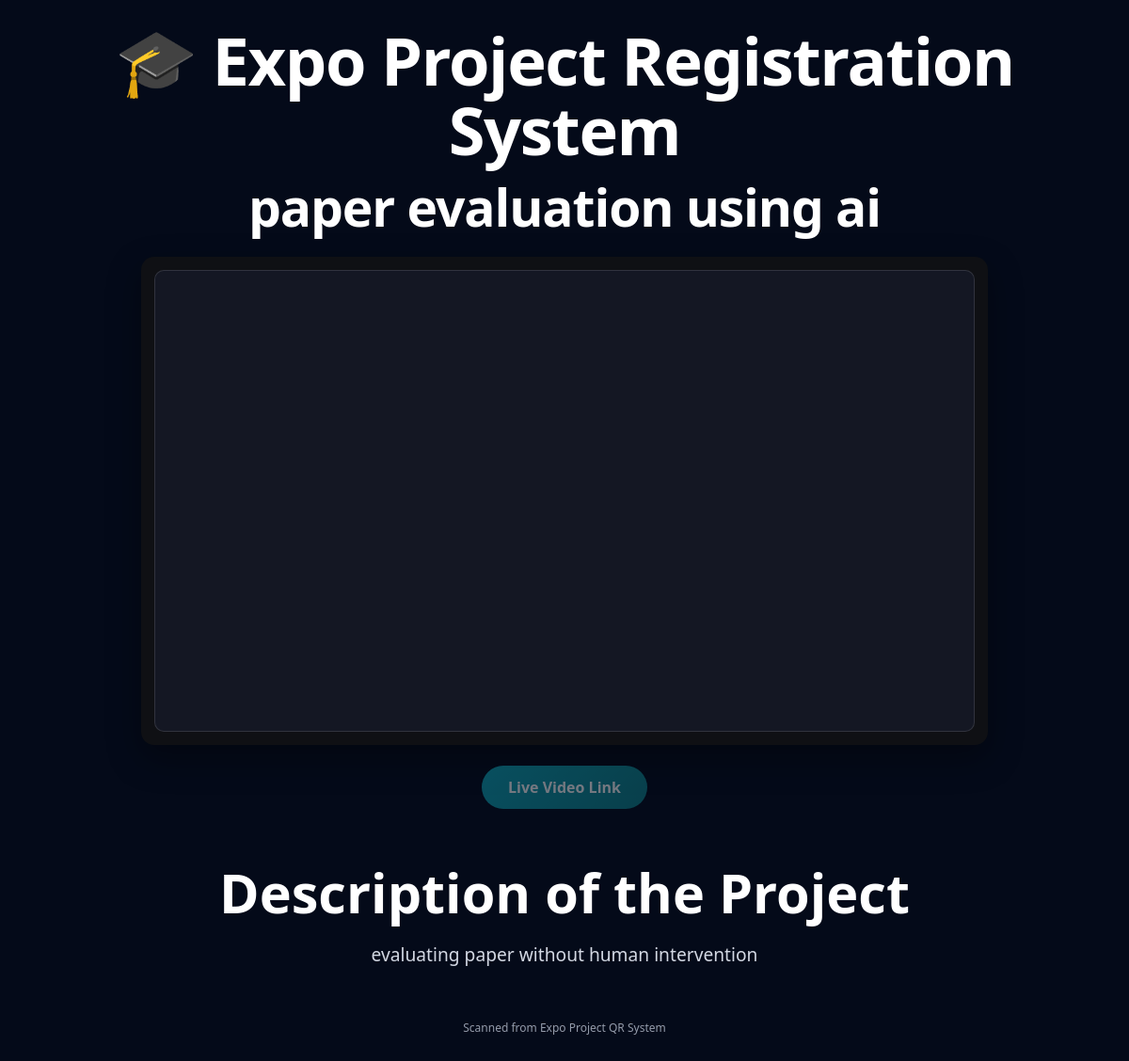
The page /?id=50 on the database its author committed.
### tables this page shows
CREATE TABLE projects (
            id INTEGER PRIMARY KEY AUTOINCREMENT,
            name TEXT,
            roll TEXT,
            project_title TEXT,
            project_description TEXT,
            website_link TEXT,
            qr_path TEXT
        , video_link TEXT, created_at TEXT, expires_at TEXT);

### web_app.py (the view, shortened to what this page needs)
@app.route("/")
def index():
    project_id = request.args.get("id")
    if project_id:
        project_data = get_project_by_id(project_id)
        if project_data:
            expires_at = project_data[8]
            if is_qr_expired(expires_at):
                return render_template("qr_expired.html", project_title=project_data[3], expires_at=expires_at)
            website = project_data[5]
            description = project_data[4]
            video_link = project_data[6]
            video = get_video_context(video_link)
            return render_template(
                "project_detail.html",
                project_title=project_data[3],
                live_video_link=(video_link or "").strip(),
                description=description,
                video_mode=video["video_mode"],
                video_src=video["video_src"],
            )
        else:
            return render_template("project_not_found.html")

### web_app.py (called while the page is built, shortened)
def get_project_by_id(project_id):
    try:
        conn = sqlite3.connect(DATABASE)
        cursor = conn.cursor()
        cursor.execute(
            """
            SELECT
                id,
                name,
                roll,
                project_title,
                project_description,
                website_link,
                video_link,
                qr_path,
                expires_at
            FROM projects
            WHERE id = ?
            """,
            (project_id,),
        )
        data = cursor.fetchone()
        conn.close()
        return data
    except Exception as e:
        print("Database Error:", e)
        return None

def is_qr_expired(expires_at_text):
    if not expires_at_text:
        return False
    try:
        expires_at = datetime.fromisoformat(expires_at_text)
        return datetime.utcnow() > expires_at
    except ValueError:
        return False

def get_youtube_embed_url(url):
    if not url:
        return None

def get_video_context(video_link):
    candidate = (video_link or "").strip()
    youtube_embed = get_youtube_embed_url(candidate)
    if youtube_embed:
        return {
            "video_mode": "youtube",
            "video_src": youtube_embed,
        }
    lower = candidate.lower()
    if lower.endswith((".mp4", ".webm", ".ogg")):
        return {
            "video_mode": "direct",
            "video_src": candidate,
        }
    return {
        "video_mode": None,
        "video_src": "",
    }

### templates/project_detail.html (shortened to what this page needs)
<!DOCTYPE html>
<html lang="en">
<head>
</head>
<body>
<div class="container">
    <div class="header">
        <div class="system-title">🎓 Expo Project Registration System</div>
        <div class="project-title">{{ project_title }}</div>
    </div>
    <div class="video-section">
        {% if video_mode == "direct" %}
        <video playsinline controls preload="metadata">
            <source src="{{ video_src }}">
            Your browser does not support the video tag.
        </video>
        {% else %}
        <div class="video-placeholder"></div>
        {% endif %}
    </div>
    <div class="link-wrap">
        {% if live_video_link %}
        <a class="live-link" href="{{ live_video_link }}" target="_blank" rel="noopener noreferrer">Live Video Link</a>
        {% else %}
        <span class="live-link disabled">Live Video Link</span>
        {% endif %}
    </div>
    <div class="content">
        <div class="detail">
            <div class="label">Description of the Project</div>
            <div class="value">{{ description }}</div>
        </div>
    </div>
    <div class="footer">
        Scanned from Expo Project QR System
    </div>
</div>
</body>
</html>

### templates/project_detail.html (style rules this page uses)
* { margin: 0; padding: 0; box-sizing: border-box; }
body { font-family: "Segoe UI", Tahoma, Geneva, Verdana, sans-serif; background: #040a19; min-height: 100vh; padding: 28px 18px 44px; color: #f3f5f9; }
.container { max-width: 980px; margin: auto; text-align: center; }
.header { margin-bottom: 24px; }
.system-title { color: #ffffff; font-size: clamp(2.4rem, 6vw, 4.4rem); line-height: 1.05; font-weight: 800; margin-bottom: 14px; letter-spacing: -0.02em; }
.project-title { color: #ffffff; font-size: clamp(1.8rem, 4.6vw, 3.5rem); line-height: 1.08; font-weight: 800; letter-spacing: -0.02em; text-wrap: balance; }
.video-section { margin: 0 auto; width: min(100%, 900px); background: #0f1014; border-radius: 14px; padding: 14px; box-shadow: 0 14px 35px rgba(0, 0, 0, 0.35); }
.video-placeholder { width: 100%; border-radius: 10px; background: #141723; aspect-ratio: 16 / 9; border: 1px solid rgba(255, 255, 255, 0.12); }
.link-wrap { margin-top: 22px; }
.live-link { display: inline-block; background: linear-gradient(135deg, #0fa6b8, #0f7f87); color: #ffffff; text-decoration: none; font-weight: 700; padding: 12px 28px; border-radius: 999px; box-shadow: 0 8px 22px rgba(6, 147, 162, 0.35); transition: transform 0.2s ease, box-shadow 0.2s ease, opacity 0.2s ease; }
.live-link.disabled { pointer-events: none; opacity: 0.45; box-shadow: none; }
.content { margin: 28px auto 0; width: min(100%, 860px); padding: clamp(16px, 2.5vw, 28px) clamp(16px, 3vw, 24px); }
.detail { margin: 0; }
.label { font-size: clamp(2.1rem, 5vw, 3.6rem); color: #ffffff; font-weight: 800; margin-bottom: 18px; line-height: 1.15; text-wrap: balance; }
.value { color: #d3d8e3; line-height: 1.55; font-size: clamp(1.05rem, 1.9vw, 1.2rem); max-width: 60ch; margin: 0 auto; white-space: pre-line; }
.footer { margin-top: 26px; font-size: 12px; color: #aeb5c4; opacity: 0.85; }

### rows shown on the page
projects: project_title "paper evaluation using ai", project_description "evaluating paper without human intervention"
